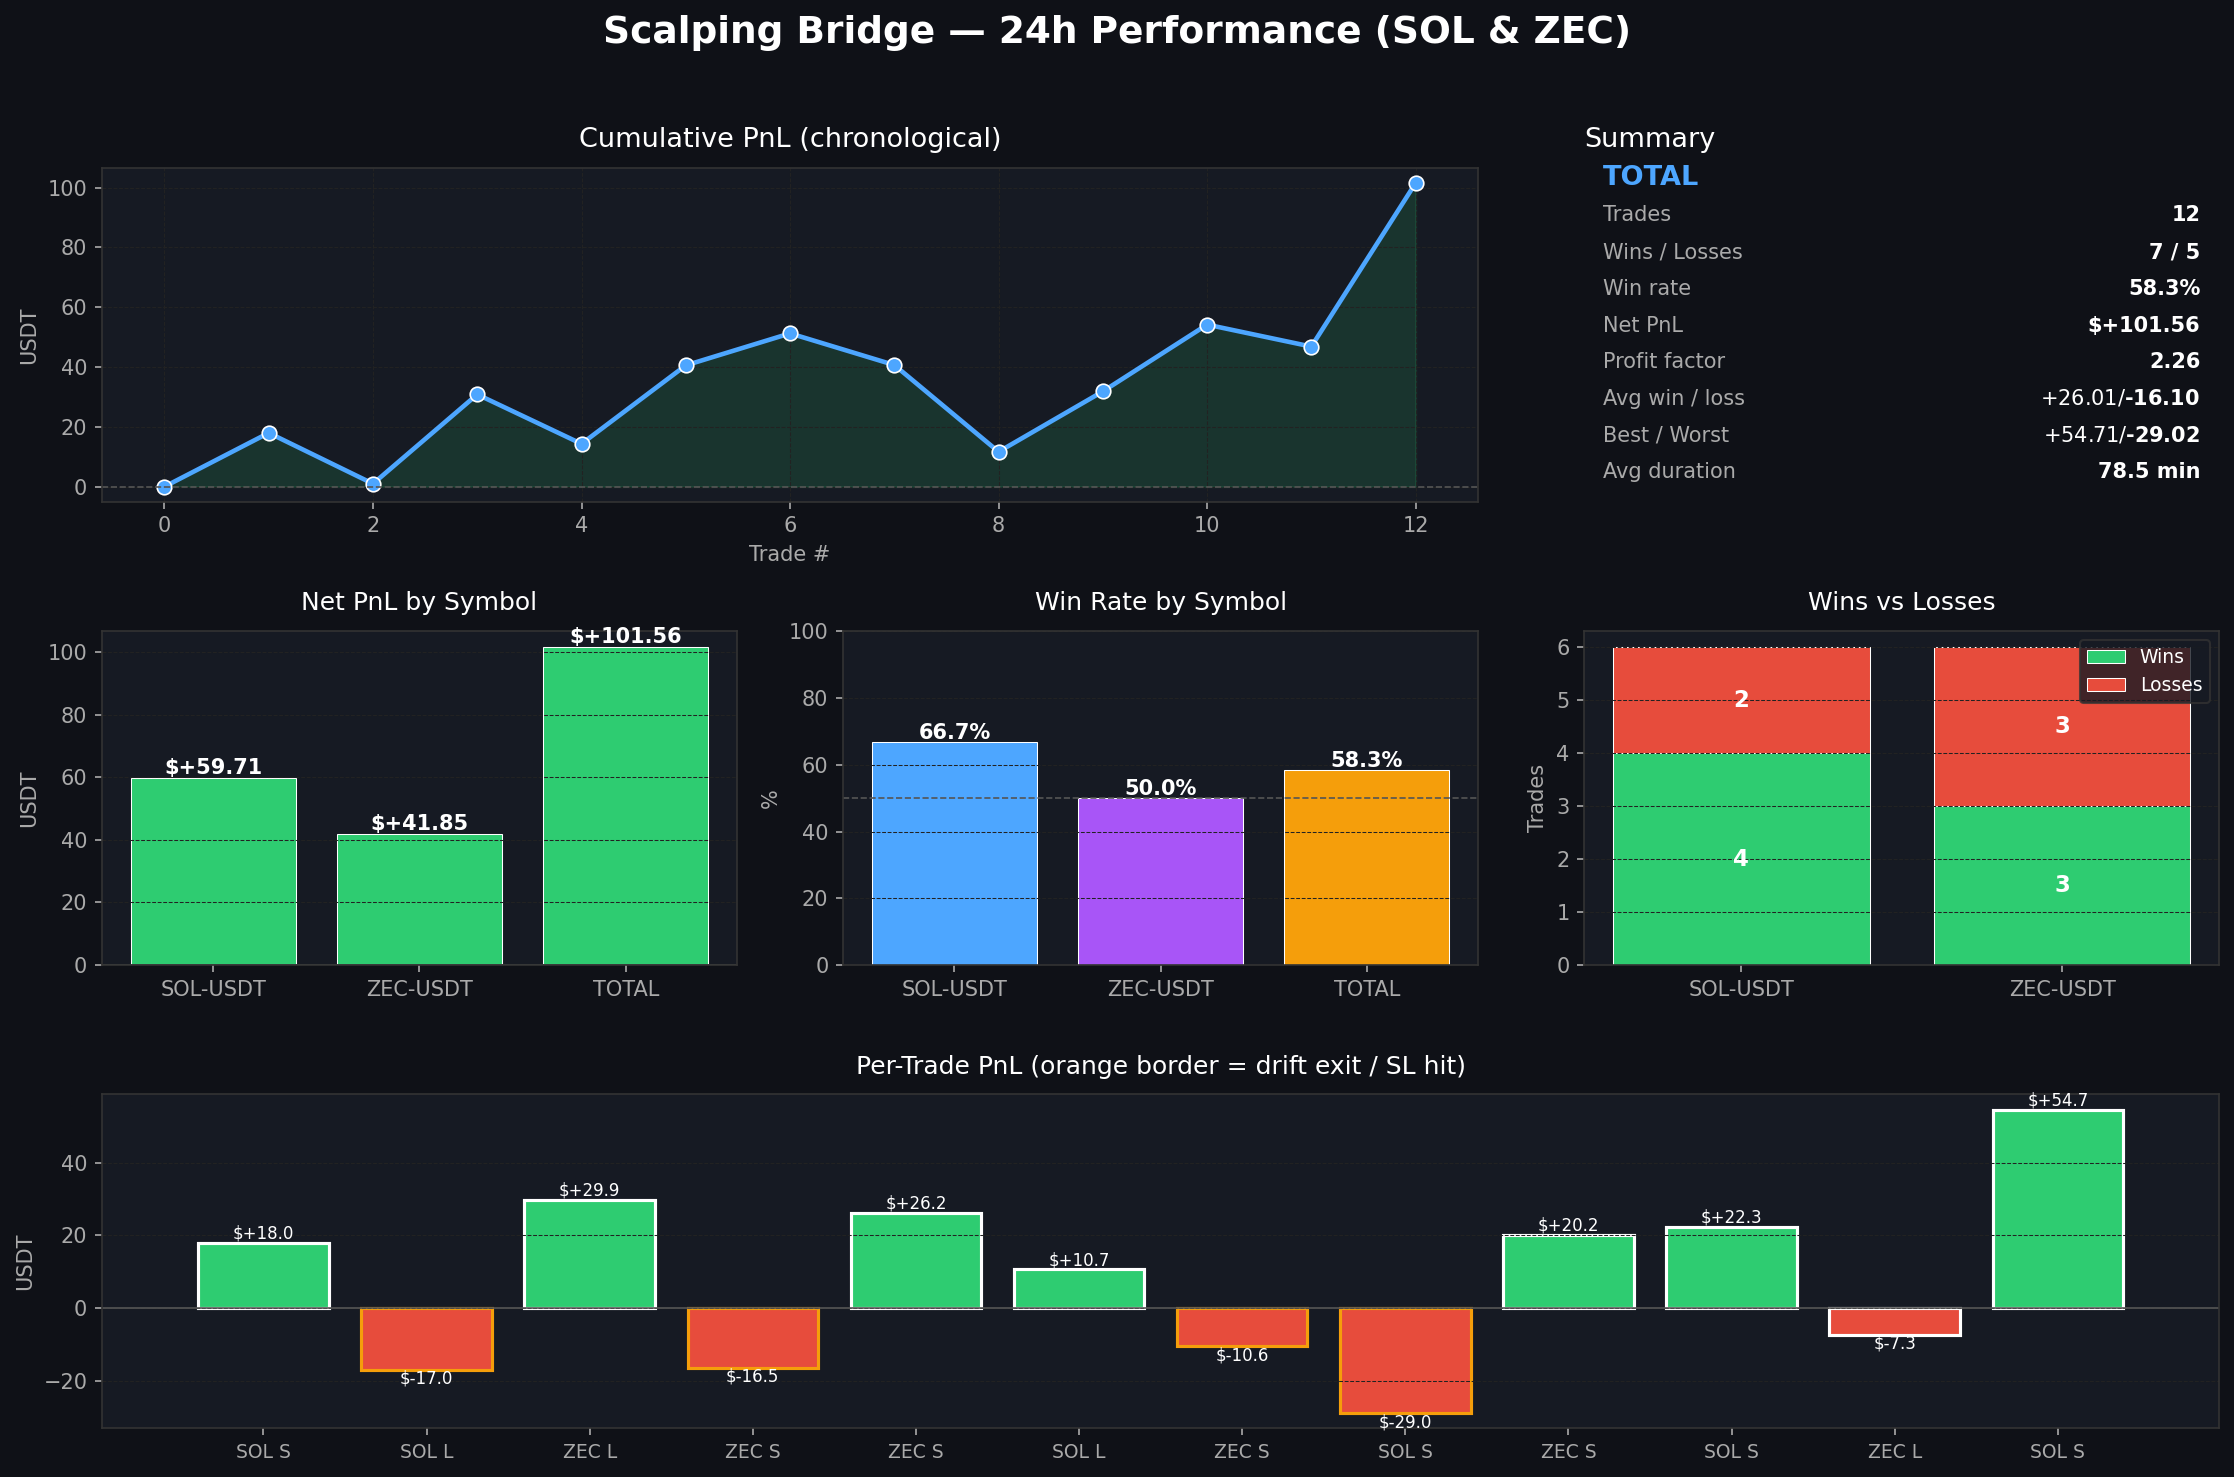

The script that saved this image:
"""Generate 24h scalping performance chart for SOL and ZEC."""
from datetime import datetime
import matplotlib.pyplot as plt
from matplotlib.patches import Patch

trades = [
    ("SOL-USDT","short",85.06,84.55,17.99,"trail_sl","2026-04-10T21:38:04","2026-04-11T01:31:12",13988),
    ("SOL-USDT","long",84.71,84.23,-17.00,"drift","2026-04-11T02:47:42","2026-04-11T03:55:51",4088),
    ("ZEC-USDT","long",370.59,374.28,29.87,"trail_sl","2026-04-11T04:15:51","2026-04-11T05:45:50",5398),
    ("ZEC-USDT","short",371.97,374.02,-16.53,"drift","2026-04-11T07:55:19","2026-04-11T08:06:01",641),
    ("ZEC-USDT","short",376.05,372.76,26.25,"trail_sl","2026-04-11T11:05:51","2026-04-11T12:26:00",4809),
    ("SOL-USDT","long",84.20,84.50,10.69,"trail_sl","2026-04-11T12:52:25","2026-04-11T15:46:47",10462),
    ("ZEC-USDT","short",377.25,378.58,-10.58,"drift","2026-04-11T18:24:34","2026-04-11T18:37:05",751),
    ("SOL-USDT","short",84.76,85.58,-29.02,"drift","2026-04-11T18:17:54","2026-04-11T18:37:39",1184),
    ("ZEC-USDT","short",374.52,372.00,20.19,"trail_sl","2026-04-11T19:41:09","2026-04-11T20:26:18",2708),
    ("SOL-USDT","short",85.95,85.31,22.34,"trail_sl","2026-04-11T19:46:05","2026-04-11T20:37:23",3078),
    ("ZEC-USDT","long",371.66,370.75,-7.35,"trail_sl","2026-04-12T01:08:37","2026-04-12T01:33:21",1484),
    ("SOL-USDT","short",84.99,83.44,54.71,"trail_sl","2026-04-11T23:25:21","2026-04-12T01:36:56",7894),
]

trades.sort(key=lambda t: t[7])

def stats(rows):
    wins = [r for r in rows if r[4] > 0]
    losses = [r for r in rows if r[4] <= 0]
    pnl = sum(r[4] for r in rows)
    wr = (len(wins) / len(rows) * 100) if rows else 0
    avg_win = (sum(r[4] for r in wins) / len(wins)) if wins else 0
    avg_loss = (sum(r[4] for r in losses) / len(losses)) if losses else 0
    gross_win = sum(r[4] for r in wins)
    gross_loss = abs(sum(r[4] for r in losses))
    pf = (gross_win / gross_loss) if gross_loss else float("inf")
    avg_dur = (sum(r[8] for r in rows) / len(rows) / 60) if rows else 0
    best = max((r[4] for r in rows), default=0)
    worst = min((r[4] for r in rows), default=0)
    return dict(n=len(rows), w=len(wins), l=len(losses), wr=wr, pnl=pnl,
                avg_win=avg_win, avg_loss=avg_loss, pf=pf, avg_dur=avg_dur,
                best=best, worst=worst)

sol = [t for t in trades if t[0] == "SOL-USDT"]
zec = [t for t in trades if t[0] == "ZEC-USDT"]
s_sol, s_zec, s_all = stats(sol), stats(zec), stats(trades)

fig = plt.figure(figsize=(15, 10), facecolor="#0f1117")
fig.suptitle("Scalping Bridge — 24h Performance (SOL & ZEC)",
             color="white", fontsize=18, fontweight="bold", y=0.98)

for ax in []: pass

# ---- 1. Equity curve ----
ax1 = plt.subplot2grid((3, 3), (0, 0), colspan=2)
ax1.set_facecolor("#161a23")
cum = 0
xs, ys = [0], [0]
colors = []
for i, t in enumerate(trades, 1):
    cum += t[4]
    xs.append(i)
    ys.append(cum)
    colors.append("#2ecc71" if t[4] > 0 else "#e74c3c")
ax1.plot(xs, ys, color="#4da6ff", linewidth=2.2, marker="o", markersize=7,
         markerfacecolor="#4da6ff", markeredgecolor="white", markeredgewidth=0.8)
ax1.fill_between(xs, ys, 0, where=[y >= 0 for y in ys],
                 color="#2ecc71", alpha=0.15, interpolate=True)
ax1.fill_between(xs, ys, 0, where=[y < 0 for y in ys],
                 color="#e74c3c", alpha=0.15, interpolate=True)
ax1.axhline(0, color="#555", linewidth=0.8, linestyle="--")
ax1.set_title("Cumulative PnL (chronological)", color="white", fontsize=13, pad=10)
ax1.set_xlabel("Trade #", color="#aaa")
ax1.set_ylabel("USDT", color="#aaa")
ax1.tick_params(colors="#aaa")
for spine in ax1.spines.values():
    spine.set_color("#333")
ax1.grid(True, color="#222", linestyle="--", linewidth=0.5)

# ---- 2. Summary stats card ----
ax2 = plt.subplot2grid((3, 3), (0, 2))
ax2.set_facecolor("#161a23")
ax2.axis("off")
txt = [
    ("TOTAL", ""),
    ("Trades", f"{s_all['n']}"),
    ("Wins / Losses", f"{s_all['w']} / {s_all['l']}"),
    ("Win rate", f"{s_all['wr']:.1f}%"),
    ("Net PnL", f"${s_all['pnl']:+.2f}"),
    ("Profit factor", f"{s_all['pf']:.2f}"),
    ("Avg win / loss", f"${s_all['avg_win']:+.2f} / ${s_all['avg_loss']:+.2f}"),
    ("Best / Worst", f"${s_all['best']:+.2f} / ${s_all['worst']:+.2f}"),
    ("Avg duration", f"{s_all['avg_dur']:.1f} min"),
]
y = 0.95
for label, val in txt:
    if val == "":
        ax2.text(0.03, y, label, color="#4da6ff", fontsize=13, fontweight="bold",
                 transform=ax2.transAxes)
    else:
        ax2.text(0.03, y, label, color="#aaa", fontsize=10, transform=ax2.transAxes)
        ax2.text(0.97, y, val, color="white", fontsize=10, fontweight="bold",
                 ha="right", transform=ax2.transAxes)
    y -= 0.11
ax2.set_title("Summary", color="white", fontsize=13, pad=10, loc="left")

# ---- 3. Per-symbol bar chart: PnL ----
ax3 = plt.subplot2grid((3, 3), (1, 0))
ax3.set_facecolor("#161a23")
symbols = ["SOL-USDT", "ZEC-USDT", "TOTAL"]
pnls = [s_sol["pnl"], s_zec["pnl"], s_all["pnl"]]
bar_colors = ["#2ecc71" if p >= 0 else "#e74c3c" for p in pnls]
bars = ax3.bar(symbols, pnls, color=bar_colors, edgecolor="white", linewidth=0.5)
for b, p in zip(bars, pnls):
    ax3.text(b.get_x() + b.get_width() / 2, b.get_height(),
             f"${p:+.2f}", ha="center",
             va="bottom" if p >= 0 else "top",
             color="white", fontsize=10, fontweight="bold")
ax3.axhline(0, color="#555", linewidth=0.8)
ax3.set_title("Net PnL by Symbol", color="white", fontsize=12, pad=10)
ax3.set_ylabel("USDT", color="#aaa")
ax3.tick_params(colors="#aaa")
for spine in ax3.spines.values():
    spine.set_color("#333")
ax3.grid(True, axis="y", color="#222", linestyle="--", linewidth=0.5)

# ---- 4. Win rate per symbol ----
ax4 = plt.subplot2grid((3, 3), (1, 1))
ax4.set_facecolor("#161a23")
wrs = [s_sol["wr"], s_zec["wr"], s_all["wr"]]
bars = ax4.bar(symbols, wrs, color=["#4da6ff", "#a855f7", "#f59e0b"],
               edgecolor="white", linewidth=0.5)
for b, w in zip(bars, wrs):
    ax4.text(b.get_x() + b.get_width() / 2, b.get_height() + 1,
             f"{w:.1f}%", ha="center", color="white", fontsize=10, fontweight="bold")
ax4.axhline(50, color="#555", linewidth=0.8, linestyle="--")
ax4.set_ylim(0, 100)
ax4.set_title("Win Rate by Symbol", color="white", fontsize=12, pad=10)
ax4.set_ylabel("%", color="#aaa")
ax4.tick_params(colors="#aaa")
for spine in ax4.spines.values():
    spine.set_color("#333")
ax4.grid(True, axis="y", color="#222", linestyle="--", linewidth=0.5)

# ---- 5. W/L count per symbol ----
ax5 = plt.subplot2grid((3, 3), (1, 2))
ax5.set_facecolor("#161a23")
sym_labels = ["SOL-USDT", "ZEC-USDT"]
w_counts = [s_sol["w"], s_zec["w"]]
l_counts = [s_sol["l"], s_zec["l"]]
x_pos = range(len(sym_labels))
ax5.bar(x_pos, w_counts, color="#2ecc71", edgecolor="white", linewidth=0.5, label="Wins")
ax5.bar(x_pos, l_counts, bottom=w_counts, color="#e74c3c", edgecolor="white",
        linewidth=0.5, label="Losses")
for i, (w, l) in enumerate(zip(w_counts, l_counts)):
    if w:
        ax5.text(i, w / 2, str(w), ha="center", va="center", color="white",
                 fontsize=11, fontweight="bold")
    if l:
        ax5.text(i, w + l / 2, str(l), ha="center", va="center", color="white",
                 fontsize=11, fontweight="bold")
ax5.set_xticks(list(x_pos))
ax5.set_xticklabels(sym_labels)
ax5.set_title("Wins vs Losses", color="white", fontsize=12, pad=10)
ax5.set_ylabel("Trades", color="#aaa")
ax5.tick_params(colors="#aaa")
ax5.legend(facecolor="#161a23", edgecolor="#333", labelcolor="white", fontsize=9)
for spine in ax5.spines.values():
    spine.set_color("#333")
ax5.grid(True, axis="y", color="#222", linestyle="--", linewidth=0.5)

# ---- 6. Trade-by-trade PnL bars ----
ax6 = plt.subplot2grid((3, 3), (2, 0), colspan=3)
ax6.set_facecolor("#161a23")
labels = [f"{t[0].split('-')[0]} {t[1][0].upper()}" for t in trades]
pnl_vals = [t[4] for t in trades]
bar_cols = ["#2ecc71" if p > 0 else "#e74c3c" for p in pnl_vals]
edge_cols = ["#f59e0b" if t[5] == "drift" else "white" for t in trades]
bars = ax6.bar(range(len(trades)), pnl_vals, color=bar_cols,
               edgecolor=edge_cols, linewidth=1.5)
for i, (b, p) in enumerate(zip(bars, pnl_vals)):
    ax6.text(b.get_x() + b.get_width() / 2, b.get_height(),
             f"${p:+.1f}", ha="center",
             va="bottom" if p >= 0 else "top",
             color="white", fontsize=8)
ax6.set_xticks(range(len(trades)))
ax6.set_xticklabels(labels, rotation=0, fontsize=9)
ax6.axhline(0, color="#555", linewidth=0.8)
ax6.set_title("Per-Trade PnL (orange border = drift exit / SL hit)",
              color="white", fontsize=12, pad=10)
ax6.set_ylabel("USDT", color="#aaa")
ax6.tick_params(colors="#aaa")
for spine in ax6.spines.values():
    spine.set_color("#333")
ax6.grid(True, axis="y", color="#222", linestyle="--", linewidth=0.5)

plt.tight_layout(rect=(0, 0, 1, 0.96))
out = "docs/reports/scalping_24h_2026-04-12.png"
plt.savefig(out, dpi=150, facecolor="#0f1117", bbox_inches="tight")
print(f"Saved: {out}")
print()
print(f"SOL  n={s_sol['n']} wr={s_sol['wr']:.1f}% pnl=${s_sol['pnl']:+.2f} pf={s_sol['pf']:.2f}")
print(f"ZEC  n={s_zec['n']} wr={s_zec['wr']:.1f}% pnl=${s_zec['pnl']:+.2f} pf={s_zec['pf']:.2f}")
print(f"ALL  n={s_all['n']} wr={s_all['wr']:.1f}% pnl=${s_all['pnl']:+.2f} pf={s_all['pf']:.2f}")
